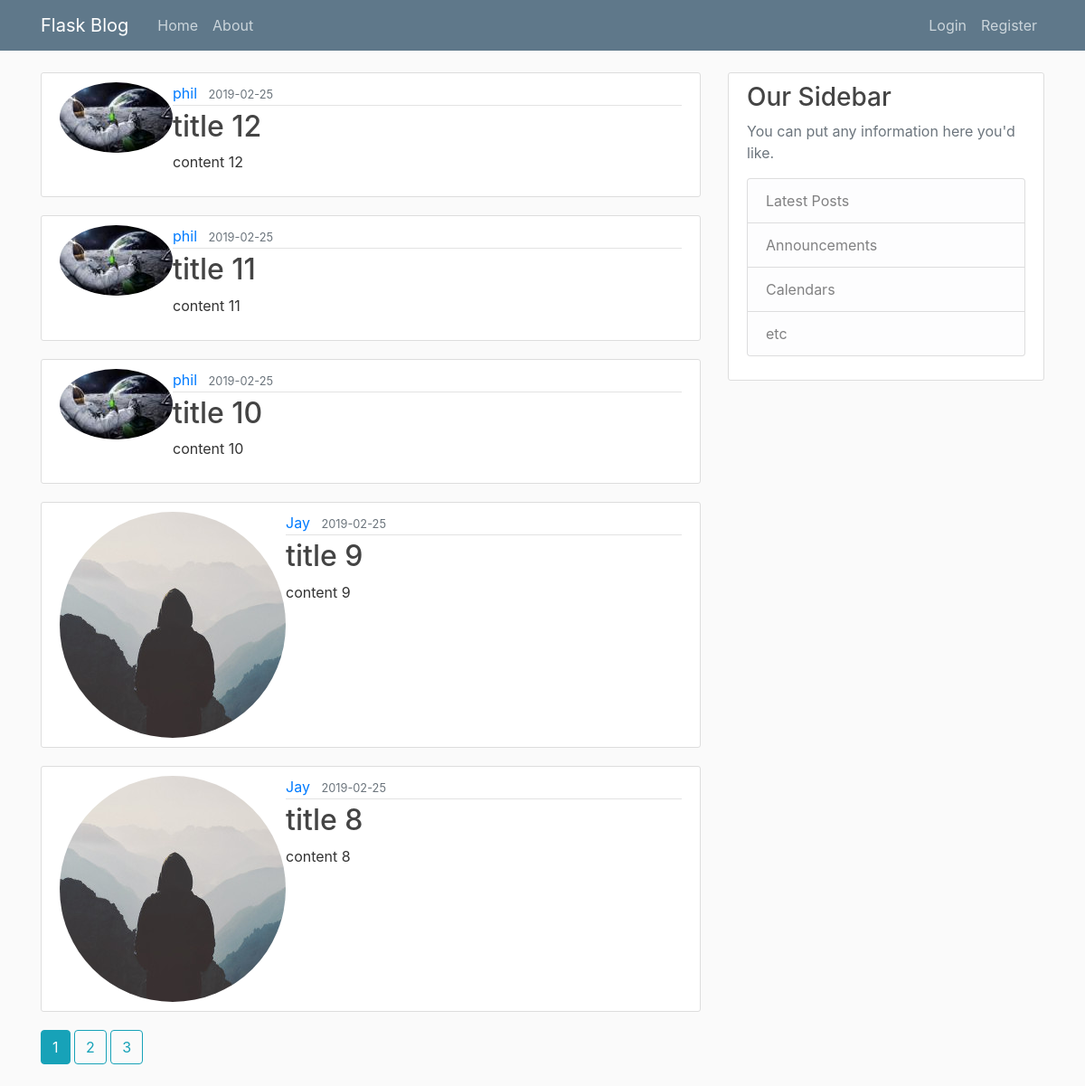
Page /home on the earlier database version.
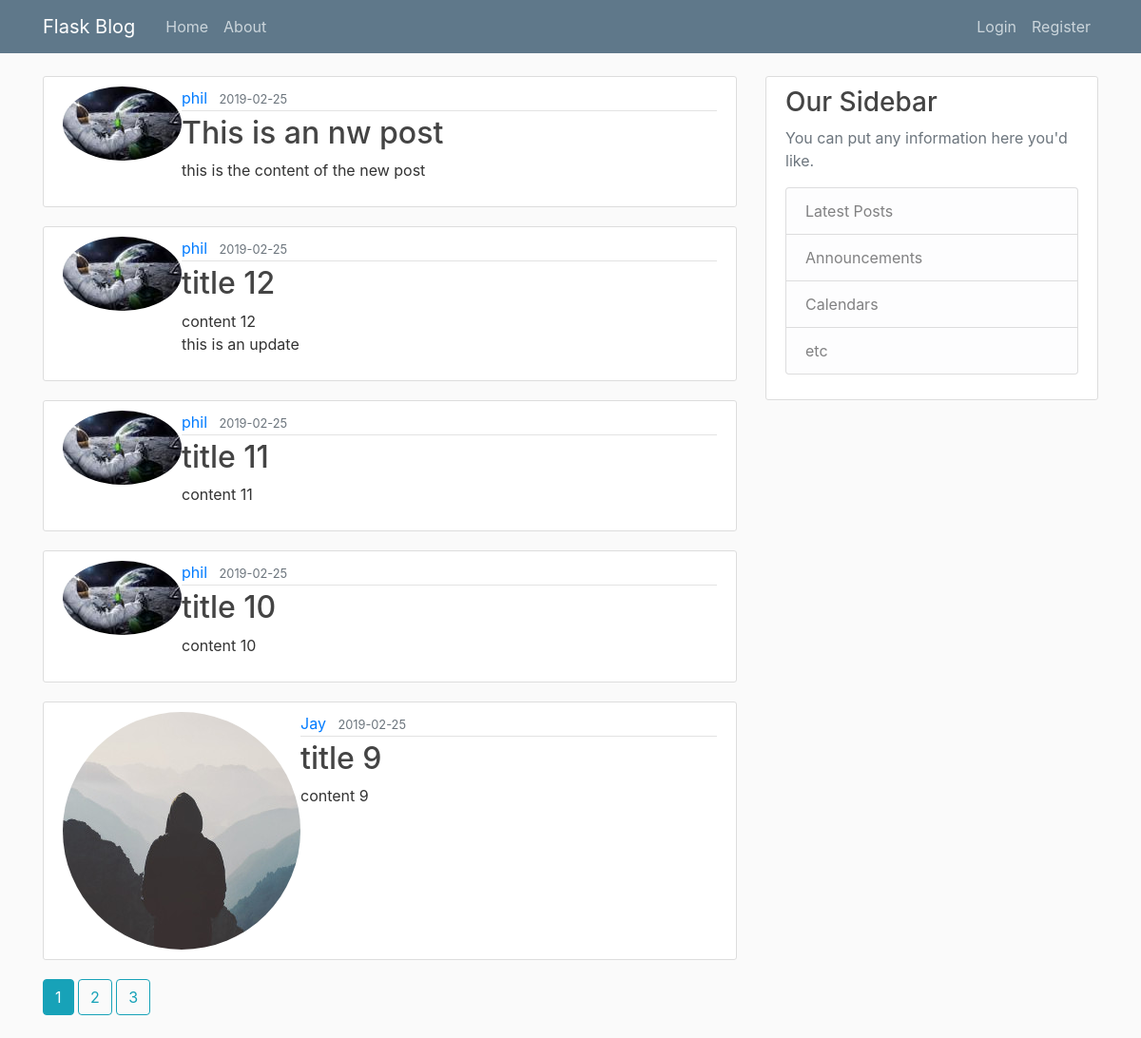
Same page on the later database version.
### blog/models.py (models this page shows, shortened)
class Post(db.Model):
    id = db.Column(db.Integer, primary_key=True)
    title = db.Column(db.String(100), nullable=False)
    date_posted = db.Column(db.DateTime, nullable=False, default=datetime.utcnow )
    content = db.Column(db.Text, nullable=False)
    user_id = db.Column(db.Integer, db.ForeignKey('user.id'), nullable=False)

class User(db.Model, UserMixin):
    id = db.Column(db.Integer, primary_key=True)
    username = db.Column(db.String(20), unique=True, nullable=False)
    email = db.Column(db.String(120), unique=True, nullable=False)
    image_file = db.Column(db.String(20), nullable=False, default='default.jpg')
    password = db.Column(db.String(60), nullable=False)
    posts = db.relationship('Post', backref='author', lazy=True)

### blog/main/routes.py (the view)
@main.route("/")
@main.route("/home")
def home():
    page = request.args.get('page', 1, type=int)
    posts = Post.query.order_by(Post.date_posted.desc()).paginate(page=page, per_page=5)
    return  render_template('home.html', posts=posts)

### blog/templates/home.html (shortened to what this page needs)
{% extends "layout.html" %}
{% block content %}
    {% for post in posts.items  %}
        <article class="media content-section">
          <img class='rounded-circle article-image' src="{{ url_for('static', filename='profile_pics/' + post.author.image_file)}}">
          <div class="media-body">
            <div class="article-metadata">
              <a class="mr-2" href="{{ url_for('users.user_posts', username=post.author.username)  }}">{{ post.author.username }}</a>
              <small class="text-muted">{{ post.date_posted.strftime('%Y-%m-%d') }}</small>
            </div>
            <h2><a class="article-title" href="{{ url_for('posts.post', post_id=post.id)  }}">{{ post.title }}</a></h2>
            <p class="article-content">{{ post.content }}</p>
          </div>
        </article>
    {% endfor %}
    {% for page_num in posts.iter_pages(left_edge=1, right_edge=1, left_current=1, right_current=2) %}
      {% if page_num %}
        {% if posts.page == page_num %}
          <a class="btn btn-info mb-4" href="{{ url_for('main.home', page=page_num) }}">{{ page_num }}</a>
        {% else %}
          <a class="btn btn-outline-info mb-4" href="{{ url_for('main.home', page=page_num) }}">{{ page_num }}</a>
        {% endif %}
      {% endif %}
    {% endfor %}
{% endblock content %}

Differences in the rows shown:
no longer on this page (row unchanged): Post: image_file (placeholder picture), author.username "Jay", date_posted "2019-02-25", title "title 8", content "content 8"
added Post: image_file (picture), author.username "phil", date_posted "2019-02-25", title "This is an nw post", content "this is the content of the new post"
changed Post "title 12": content "content 12" → "content 12 this is an update"
